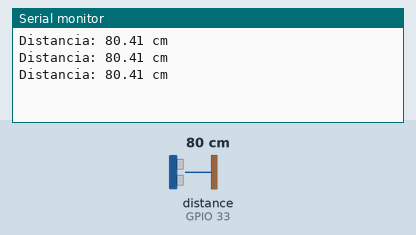
This sketch was run on a simulated ESP32. On the bench: the last lines printed to the serial monitor. Wiring (inferred from the names in the program): ultrasonic range finder: trigger GPIO 25; echo GPIO 33. The test bench sets the inputs (shaded band); at power-on: distance to the obstacle (sensor on GPIO 33) 80 cm. The echo pulse lasts 58.3 µs per cm; nothing arrives over Bluetooth unless stated.

Above: at 1.3 s.
1.4 s: distance to the obstacle (sensor on GPIO 33) set to 2 cm
At 1.9 s:
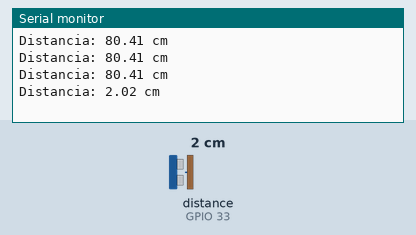
2.9 s: distance to the obstacle (sensor on GPIO 33) set to 4 cm
At 3.4 s:
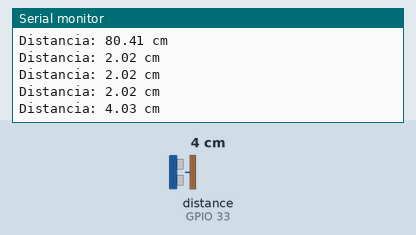
Timing chart, 0 to 5.9 s (numbered marks = the images above; inputs shaded):
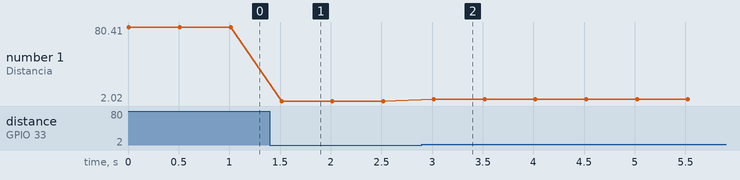

The sketch:

PracticaDos.ino
```cpp
#include "BluetoothSerial.h"

#define trig 25
#define echo 33

//Variable para guardar distancia
float distancia;
BluetoothSerial conexion;

void setup() {
  // put your setup code here, to run once:
  Serial.begin(115200);

  pinMode(trig,OUTPUT);
  pinMode(echo,INPUT);

  //Serial.println("Hola desde la esp32");
  conexion.begin("ESPEMMANUEL");
}

void loop() {
  // put your main code here, to run repeatedly:
  //Preparamos el TRIG: lo apagamos brevemente
  digitalWrite(trig,LOW);
  delayMicroseconds(2);

  //Enviamos un pulso ultrasonico de 10 microsegundos
  digitalWrite(trig,HIGH);
  delayMicroseconds(10);
  digitalWrite(trig,LOW);

  //Medimos el tiempo que tarda en regresar el eco (en microsegundos)
  distancia = pulseIn(echo,HIGH);

  //Convertimos ese tiempo a distnacia en centimetros
  //Formula: distancia (cm) = tiempo
  distancia = distancia/58;

  //Mostramos la distancia en el monitor serial
  Serial.print("Distancia: ");
  Serial.print(distancia);
  Serial.println(" cm");

  delay(500);
}
```

Measured:
- after the input at 1.4 s, the serial monitor: prints a new line after 0.12 s (image 1)
- after the input at 2.9 s, the serial monitor: prints a new line after 0.12 s (image 2)
- plotted number 1: 80.41 → 2.02 after the input at 1.4 s, 2.02 → 4.03 after the input at 2.9 s
